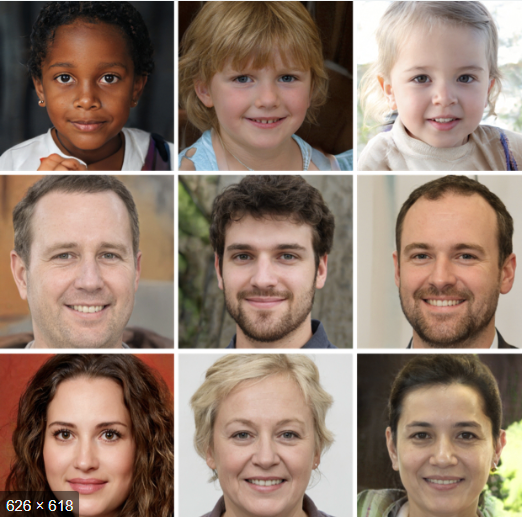
#> input picture 10w/img/fake_ai_img2.png, 522 x 517 px, found by its file name
$ python cv2_face_reg.py
#> lines starting #> are read from the running program, lines starting #| are printed output that depends on the picture; after the words box and inside, x2 and y2 are one past the last pixel; in counts of white or black regions, pixels touching at a corner belong together
import numpy as np
import cv2

face_cascade = cv2.CascadeClassifier("opencv/data/haarcascades/haarcascade_frontalface_default.xml")
eye_cascade = cv2.CascadeClassifier("opencv/data/haarcascades/haarcascade_eye.xml")

img = cv2.imread("img/fake_ai_img2.png")
#> img is the input picture: shape (517, 522, 3); mean B, G, R 109.1, 123.6, 145.8

gray = cv2.cvtColor(img, cv2.COLOR_BGR2GRAY)
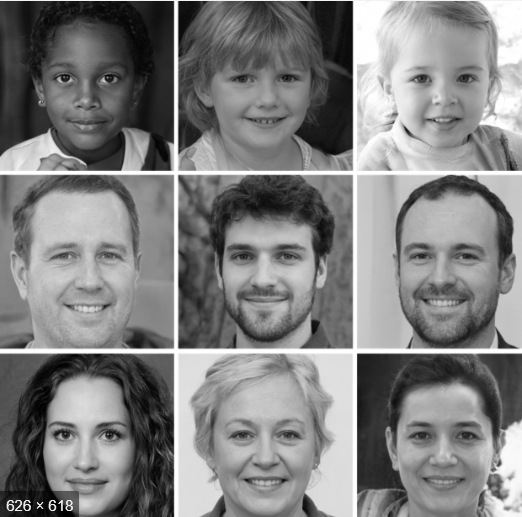
#> gray: shape (517, 522); min 0, max 255, mean 128.6
faces = face_cascade.detectMultiScale(gray)
#> faces = [[32, 34, 111, 111], [30, 391, 113, 113], [212, 39, 109, 109], [382, 31, 119, 119], [21, 202, 135, 135], [201, 207, 127, 127], [205, 387, 121, 121], [378, 206, 128, 128], [382, 388, 120, 120]]
print('faces : ', faces)
#| faces :  [[ 32  34 111 111]
#|  [ 30 391 113 113]
#|  [212  39 109 109]
#|  [382  31 119 119]
#|  [ 21 202 135 135]
#|  [201 207 127 127]
#|  [205 387 121 121]
#|  [378 206 128 128]
#|  [382 388 120 120]]
print("Number of faces detected: " + str(len(faces)))
#| Number of faces detected: 9

for (x, y, w, h) in faces:
    img = cv2.rectangle(img, (x, y), (x + w, y + h), (255, 0, 0), 1)
    roi_gray = gray[y:y + h, x:x + w]
    roi_color = img[y:y + h, x:x + w]
    eyes = eye_cascade.detectMultiScale(roi_gray)
    print('eyes : ', eyes)
    print("Number of eyes detected: " + str(len(eyes)))
    for (ex, ey, ew, eh) in eyes:
        cv2.rectangle(roi_color, (ex, ey), (ex + ew, ey + eh), (0, 255, 0), 1)
#> this loop made 9 passes
#> (x, y, w, h, eyes) on passes 1 to 9: (32, 34, 111, 111, [[17, 29, 30, 30], [60, 29, 30, 30]]), (30, 391, 113, 113, [[18, 29, 30, 30], [63, 29, 31, 31]]), (212, 39, 109, 109, [[61, 27, 26, 26], [17, 27, 27, 27], [41, 70, 25, 25]]), (382, 31, 119, 119, [[25, 35, 28, 28], [68, 33, 29, 29]]), (21, 202, 135, 135, [[72, 39, 29, 29], [23, 34, 40, 40]]), (201, 207, 127, 127, [[25, 32, 33, 33], [69, 33, 30, 30]]), (205, 387, 121, 121, [[21, 32, 31, 31], [66, 32, 31, 31], [40, 80, 34, 34]]), (378, 206, 128, 128, [[26, 35, 31, 31], [73, 36, 30, 30]]), (382, 388, 120, 120, [[23, 32, 30, 30], [67, 33, 31, 31]])
#> (printed output is left out)
#> pass 1, `roi_gray = gray[y:y + h, x:x + w]`:
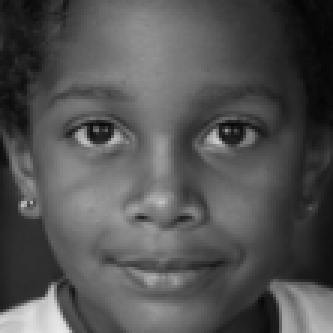
#> roi_gray: shape (111, 111) (shown 3 times larger); min 4, max 233, mean 82.9
#> pass 1, `roi_color = img[y:y + h, x:x + w]`:
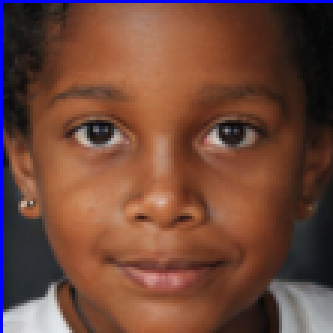
#> roi_color: shape (111, 111, 3) (shown 3 times larger); mean B, G, R 57.8, 72, 112.5
#> pass 2, `img = cv2.rectangle(img, (x, y), (x + w, y + h), (255, 0, 0), 1)`:
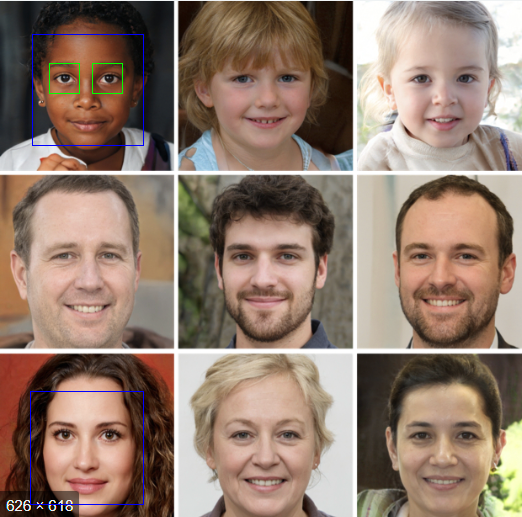
#> img: shape (517, 522, 3); mean B, G, R 109.7, 123.6, 145.4
#> after the loop:
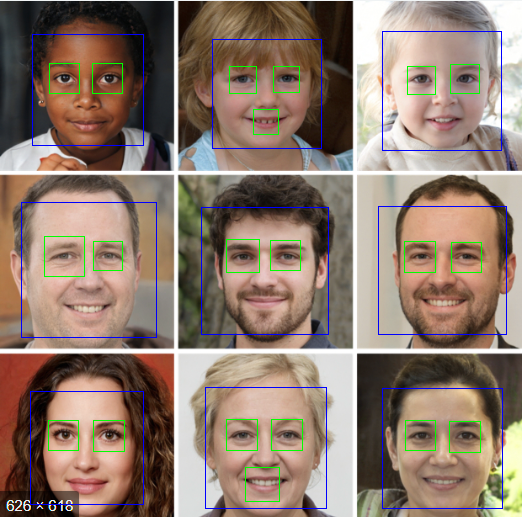
#> img: shape (517, 522, 3); 2.08% of pixels changed, all inside (x1, y1, x2, y2) = (21, 31, 507, 509)
#> after the loop:
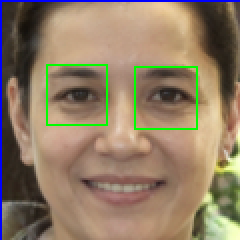
#> roi_color: shape (120, 120, 3) (shown 2 times larger); mean B, G, R 101.8, 125.1, 144.3
#> after the loop:
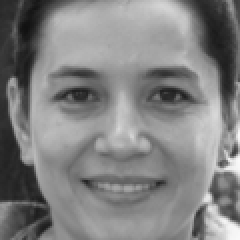
#> roi_gray: shape (120, 120) (shown 2 times larger); min 17, max 249, mean 129.1

cv2.imshow('img', img)
cv2.waitKey(0)
cv2.destroyAllWindows()

$ run again, with 10w/img/fake_ai_img.png copied over 10w/img/fake_ai_img2.png
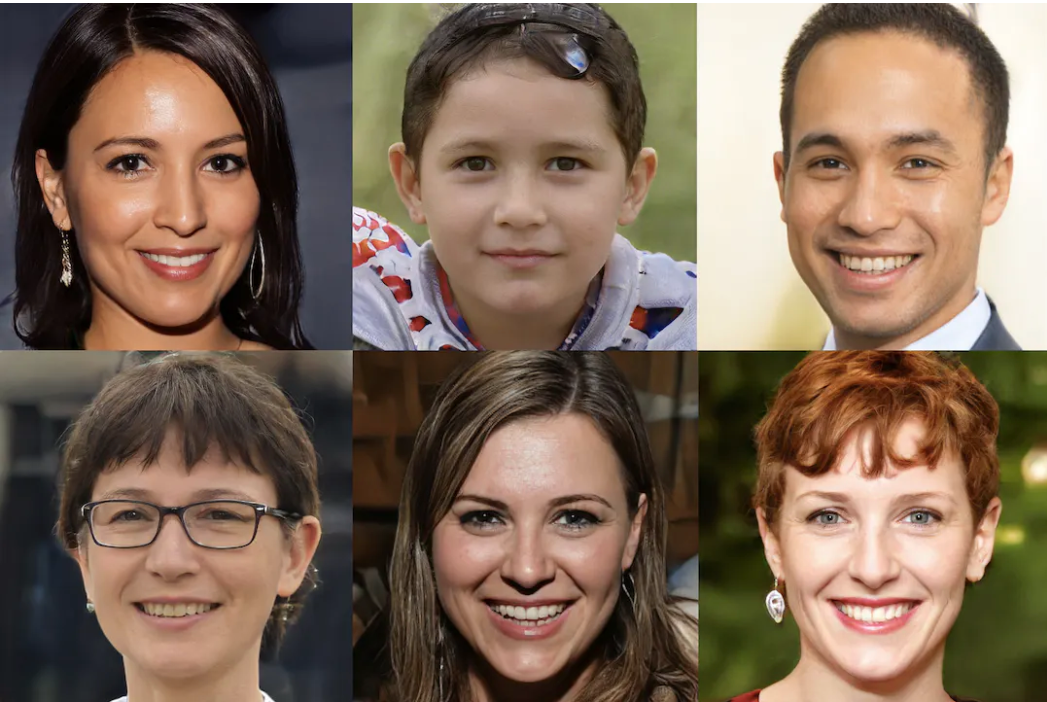
#> input picture 10w/img/fake_ai_img.png, 1047 x 702 px, found by its file name
#> img is the input picture: shape (702, 1047, 3); mean B, G, R 87.2, 104.6, 126.3
#> `gray = cv2.cvtColor(img, cv2.COLOR_BGR2GRAY)`:
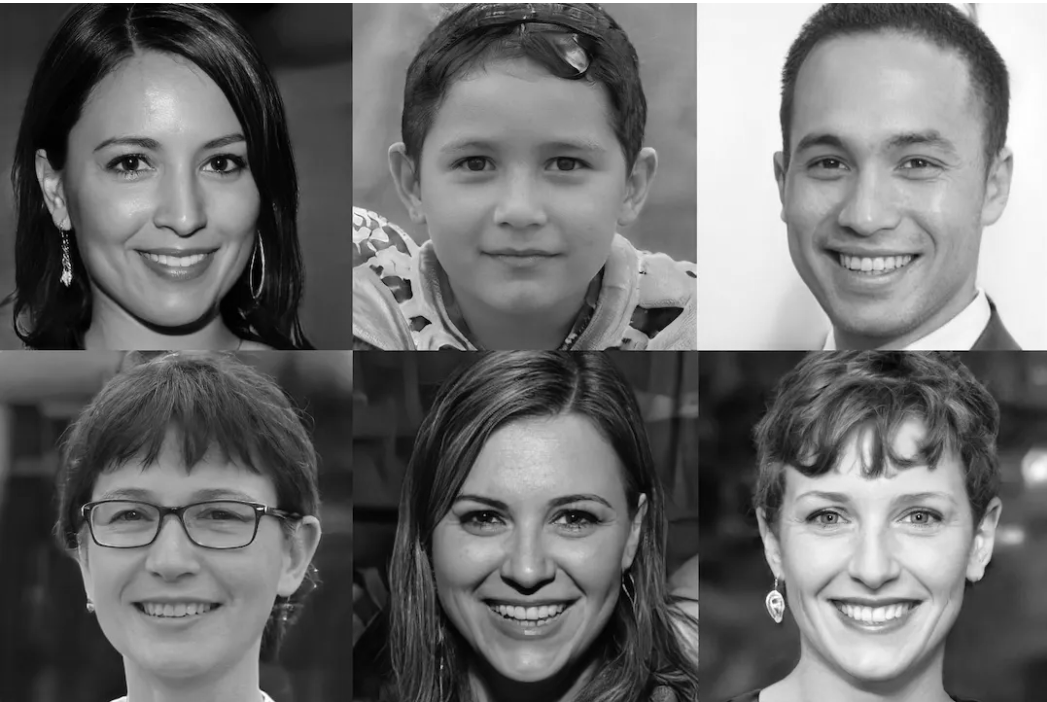
#> gray: shape (702, 1047); min 0, max 255, mean 109.1
#> faces = [[58, 75, 230, 230], [412, 428, 233, 233], [746, 63, 251, 251], [389, 63, 259, 259], [47, 416, 251, 251], [749, 419, 251, 251]]
#| faces :  [[ 58  75 230 230]
#|  [412 428 233 233]
#|  [746  63 251 251]
#|  [389  63 259 259]
#|  [ 47 416 251 251]
#|  [749 419 251 251]]
#| Number of faces detected: 6
#> the loop `for (x, y, w, h) in faces:` made 6 passes
#> (x, y, w, h, eyes) on passes 1, 2, 3, 4, 6: (58, 75, 230, 230, [[44, 64, 52, 52], [136, 64, 51, 51]]), (412, 428, 233, 233, [[45, 66, 51, 51], [132, 67, 49, 49]]), (746, 63, 251, 251, [[139, 74, 53, 53], [51, 71, 59, 59]]), (389, 63, 259, 259, [[145, 75, 56, 56], [55, 71, 61, 61]]), (749, 419, 251, 251, [[50, 72, 53, 53], [141, 71, 56, 56], [98, 11, 58, 58]])
#> (printed output is left out)
#> after the loop `for (x, y, w, h) in faces:`:
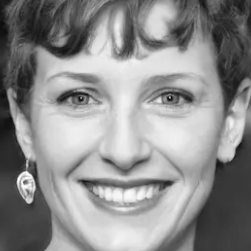
#> roi_gray: shape (251, 251); min 9, max 255, mean 141.5

$ run again, with 10w/img/cmp.jpg saved as 10w/img/fake_ai_img2.png
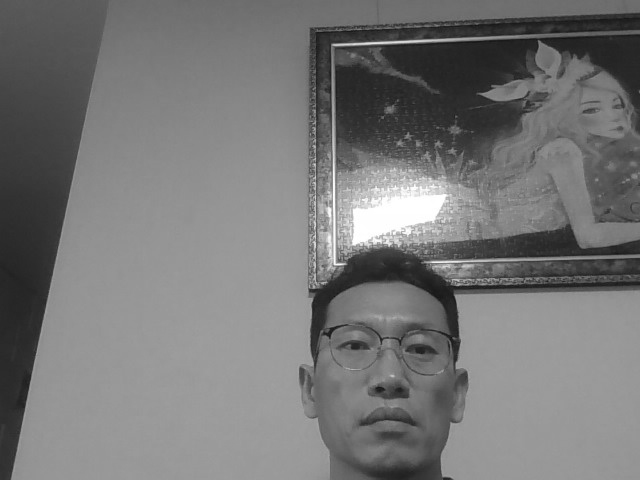
#> input picture 10w/img/cmp.jpg, 640 x 480 px, found by its file name
#> img is the input picture: shape (480, 640, 3); min 17, max 255, mean 118.7
#> faces = [[300, 276, 175, 175]]
#| faces :  [[300 276 175 175]]
#| Number of faces detected: 1
#> the loop `for (x, y, w, h) in faces:` made 1 pass
#> (x, y, w, h, eyes) on pass 1: (300, 276, 175, 175, [[36, 52, 35, 35], [98, 54, 39, 39]])
#> (printed output is left out)
#> after the loop `for (x, y, w, h) in faces:`:
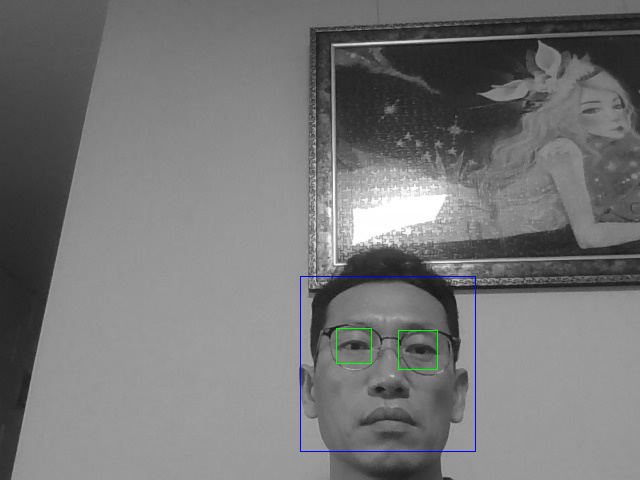
#> img: shape (480, 640, 3); mean B, G, R 118.9, 118.6, 118.4
#> after the loop `for (x, y, w, h) in faces:`:
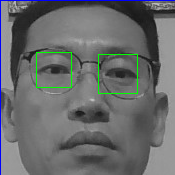
#> roi_color: shape (175, 175, 3); mean B, G, R 107.5, 107, 104.6
